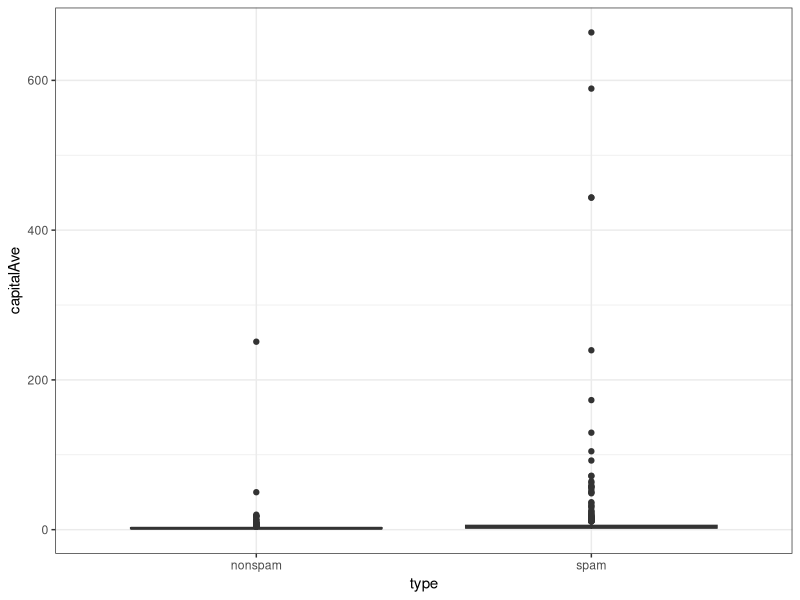
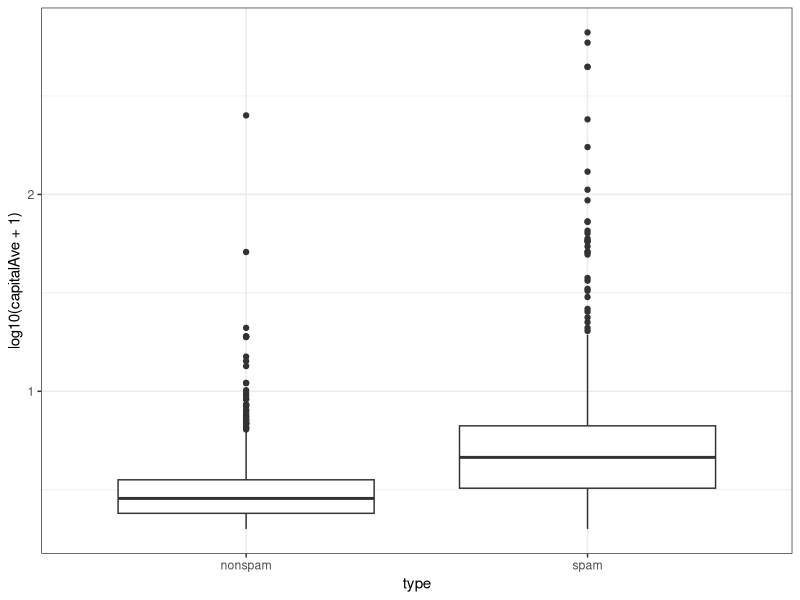
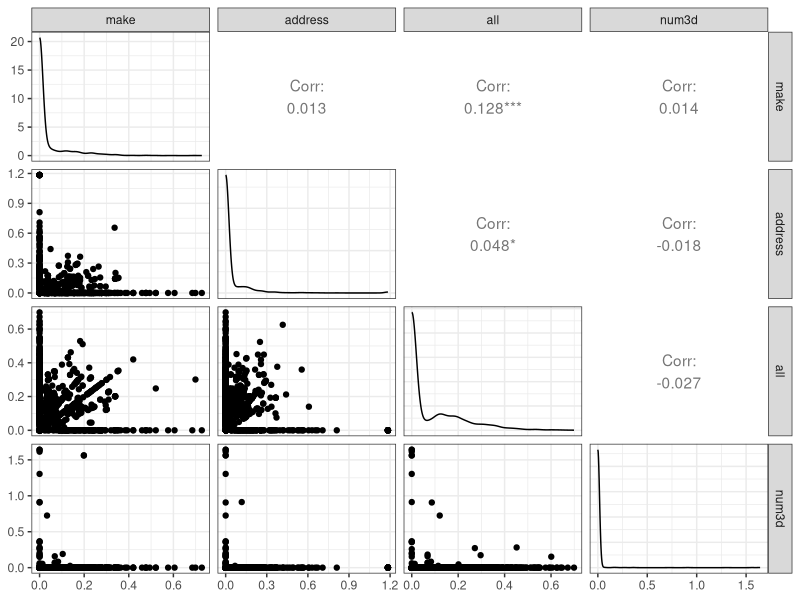
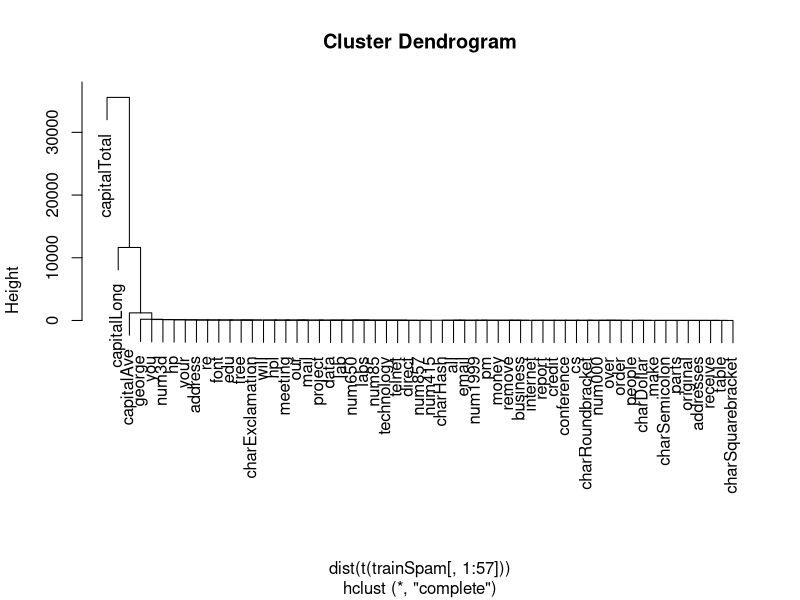
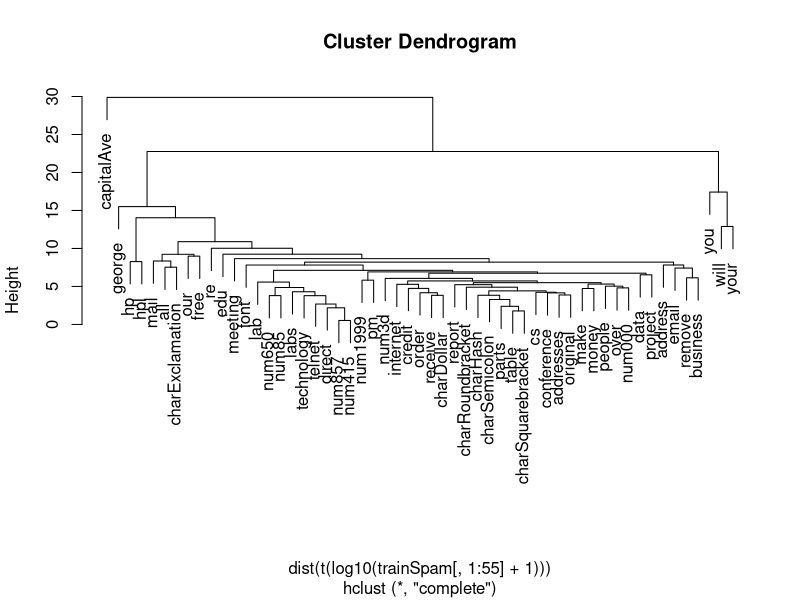

Generate these figures, in order, with R:
library(kernlab)
library(tidyverse)
library(GGally)
theme_set(theme_bw())
data("spam")

head(spam)


set.seed(3435)
trainIndicator=rbinom(4601, size = 1, prob = 0.5)
table(trainIndicator)

trainSpam=spam[trainIndicator==1, ]
testSpam=spam[trainIndicator==0, ]

names(trainSpam)

table(trainSpam$type)


trainSpam %>% ggplot(aes(x=type, y=capitalAve))+geom_boxplot()

# capitalAve 값에 0이 많기 때문에 변환 필요 
trainSpam %>% ggplot(aes(x=type, y=log10(capitalAve+1)))+geom_boxplot()


ggpairs(log10(trainSpam[, 1:4]+1))


# clustering 
hCluster=hclust(dist(t(trainSpam[, 1:57])))
plot(hCluster)

hClusterUpdated=hclust(dist(t(log10(trainSpam[, 1:55]+1))))
plot(hClusterUpdated)



# 공부 필요 
# statistical prediction/modeling 

trainSpam$numType=as.numeric(trainSpam$type)-1
costFunction=function(x, y) sum(x!=(y>0.5))
cvError=rep(NA,55)

library(boot)

for (i in 1:55) {
        lmFormula=reformulate(names(trainSpam)[i], response = "numType")
        glmFit=glm(lmFormula, family = "binomial", data=trainSpam)
        cvError[i]=cv.glm(trainSpam, glmFit, costFunction, 2)$delta[2]
}

## which predictor has minimum cross-valiated error?
names(trainSpam)[which.min(cvError)]


## use the best model from the group
predictionModel=glm(numType~charDollar, family="binomial", data=trainSpam)

## get predictions on the test set

predictionTest=predict(predictionModel, testSpam)
predictedSpam=rep("nonspam", dim(testSpam)[1])


## classify as 'spam' for those with prob > 0.5
predictedSpam[predictionModel$fitted.values>0.5]="spam"


# classification table
table(predictedSpam, testSpam$type)

## error rate
(61+458)/(1346+458+61+449)


# 분석 보고서 예 

# 1. 질문 
# 이메일에 대한 양적인 변수로 SPAM/HAM을 분류할 수 있는가? 

# 2. 접근방법에 대한 설명 
# UCI 저장소에서 데이터 수집 -> training/test set으로 나눔 
# 변수 간의 관계 탐색
# 교차검증을 통해 training set에서 로지스틱 모델 탐색
# test set에 적용한 결과 accuracy 78%

# 3. 결과 해석 
# number of dollor signs seems resonable, e.g "Make money with Viagra $ $ $ $!"

# 4. challenge results
# 78% isn't that great
# I could use more variables
# why logistic regression? 
